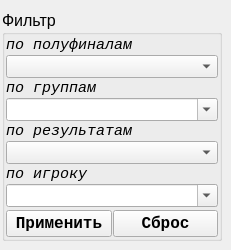
      <widget class="QWidget" name="tab_2">
       <attribute name="title">
        <string>пф</string>
       </attribute>
       <widget class="QGroupBox" name="groupBox_filter_group_semifinal_2">
        <property name="geometry">
         <rect>
          <x>2</x>
          <y>10</y>
          <width>220</width>
          <height>231</height>
         </rect>
        </property>
        <property name="font">
         <font>
          <pointsize>12</pointsize>
          <weight>50</weight>
          <bold>false</bold>
         </font>
        </property>
        <property name="title">
         <string>Фильтр</string>
        </property>
        <layout class="QVBoxLayout" name="verticalLayout_52">
         <property name="spacing">
          <number>1</number>
         </property>
         <property name="leftMargin">
          <number>1</number>
         </property>
         <property name="topMargin">
          <number>1</number>
         </property>
         <property name="rightMargin">
          <number>1</number>
         </property>
         <property name="bottomMargin">
          <number>1</number>
         </property>
         <item>
          <layout class="QVBoxLayout" name="verticalLayout_9">
           <property name="spacing">
            <number>1</number>
           </property>
           <item>
            <layout class="QVBoxLayout" name="verticalLayout_42">
             <property name="spacing">
              <number>1</number>
             </property>
             <item>
              <widget class="QLabel" name="label_42">
               <property name="font">
                <font>
                 <family>Courier New</family>
                 <pointsize>11</pointsize>
                 <italic>true</italic>
                </font>
               </property>
               <property name="text">
                <string>по полуфиналам</string>
               </property>
              </widget>
             </item>
             <item>
              <widget class="QComboBox" name="comboBox_filter_semifinal"/>
             </item>
             <item>
              <widget class="QLabel" name="label_17">
               <property name="font">
                <font>
                 <family>Courier New</family>
                 <pointsize>11</pointsize>
                 <italic>true</italic>
                </font>
               </property>
               <property name="text">
                <string>по группам</string>
               </property>
              </widget>
             </item>
             <item>
              <widget class="QComboBox" name="comboBox_filter_group_sf">
               <property name="editable">
                <bool>true</bool>
               </property>
              </widget>
             </item>
             <item>
              <widget class="QLabel" name="label_64">
               <property name="font">
                <font>
                 <family>Courier New</family>
                 <pointsize>11</pointsize>
                 <italic>true</italic>
                </font>
               </property>
               <property name="text">
                <string>по результатам</string>
               </property>
              </widget>
             </item>
             <item>
              <widget class="QComboBox" name="comboBox_filter_played_sf"/>
             </item>
             <item>
              <widget class="QLabel" name="label_65">
               <property name="font">
                <font>
                 <family>Courier New</family>
                 <pointsize>11</pointsize>
                 <italic>true</italic>
                </font>
               </property>
               <property name="text">
                <string>по игроку</string>
               </property>
              </widget>
             </item>
             <item>
              <widget class="QComboBox" name="comboBox_find_name_sf">
               <property name="font">
                <font>
                 <pointsize>12</pointsize>
                </font>
               </property>
               <property name="editable">
                <bool>true</bool>
               </property>
              </widget>
             </item>
            </layout>
           </item>
           <item>
            <layout class="QHBoxLayout" name="horizontalLayout_12">
             <property name="spacing">
              <number>1</number>
             </property>
             <item>
              <widget class="QPushButton" name="Button_filter_sf">
               <property name="font">
                <font>
                 <family>Courier New</family>
                 <pointsize>12</pointsize>
                 <weight>75</weight>
                 <bold>true</bold>
                </font>
               </property>
               <property name="text">
                <string>Применить</string>
               </property>
              </widget>
             </item>
             <item>
              <widget class="QPushButton" name="Button_reset_filter_sf">
               <property name="font">
                <font>
                 <family>Courier New</family>
                 <pointsize>12</pointsize>
                 <weight>75</weight>
                 <bold>true</bold>
                </font>
               </property>
               <property name="text">
                <string>Сброс</string>
               </property>
              </widget>
             </item>
            </layout>
           </item>
          </layout>
         </item>
        </layout>
       </widget>
      </widget>
